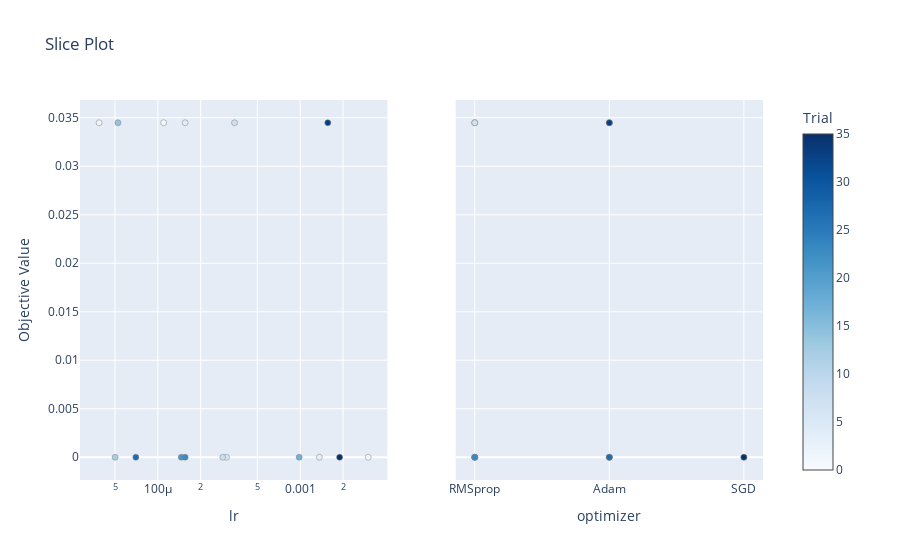

The notebook cell saved with this chart:
### Code cell
optuna.visualization.plot_slice(study)

### Figure 1 — Plotly figure (JSON) as saved in the notebook; plotly's stock layout.template omitted (floating-point values rounded to 4 significant figures)
{"data": [{"marker": {"color": [0, 1, 2, 3, 4, 5, 7, 8, 12, 14, 17, 21, 23, 27, 33, 35], "colorbar": {"title": {"text": "Trial"}, "x": 1, "xpad": 40}, "colorscale": [[0, "rgb(247,251,255)"], [0.125, "rgb(222,235,247)"], [0.25, "rgb(198,219,239)"], [0.375, "rgb(158,202,225)"], [0.5, "rgb(107,174,214)"], [0.625, "rgb(66,146,198)"], [0.75, "rgb(33,113,181)"], [0.875, "rgb(8,81,156)"], [1, "rgb(8,48,107)"]], "line": {"color": "Grey", "width": 0.5}, "showscale": true}, "mode": "markers", "showlegend": false, "type": "scatter", "x": [0.0001098, 0.003006, 3.867e-05, 0.001363, 0.0001556, 0.0003036, 0.0003456, 0.000286, 5.009e-05, 5.244e-05, 0.0009838, 0.0001461, 0.0001555, 7.004e-05, 0.001563, 0.001892], "xaxis": "x", "y": [0.03448, 0, 0.03448, 0, 0.03448, 0, 0.03448, 0, 0, 0.03448, 0, 0, 0, 0, 0.03448, 0], "yaxis": "y"}, {"marker": {"color": [0, 1, 2, 3, 4, 5, 7, 8, 12, 14, 17, 21, 23, 27, 33, 35], "colorbar": {"title": {"text": "Trial"}, "x": 1, "xpad": 40}, "colorscale": [[0, "rgb(247,251,255)"], [0.125, "rgb(222,235,247)"], [0.25, "rgb(198,219,239)"], [0.375, "rgb(158,202,225)"], [0.5, "rgb(107,174,214)"], [0.625, "rgb(66,146,198)"], [0.75, "rgb(33,113,181)"], [0.875, "rgb(8,81,156)"], [1, "rgb(8,48,107)"]], "line": {"color": "Grey", "width": 0.5}, "showscale": false}, "mode": "markers", "showlegend": false, "type": "scatter", "x": ["RMSprop", "Adam", "Adam", "SGD", "RMSprop", "Adam", "RMSprop", "RMSprop", "Adam", "Adam", "RMSprop", "RMSprop", "RMSprop", "Adam", "Adam", "SGD"], "xaxis": "x2", "y": [0.03448, 0, 0.03448, 0, 0.03448, 0, 0.03448, 0, 0, 0.03448, 0, 0, 0, 0, 0.03448, 0], "yaxis": "y2"}], "layout": {"title": {"text": "Slice Plot"}, "xaxis": {"anchor": "y", "domain": [0, 0.45], "title": {"text": "lr"}, "type": "log"}, "xaxis2": {"anchor": "y2", "domain": [0.55, 1], "title": {"text": "optimizer"}}, "yaxis": {"anchor": "x", "domain": [0, 1], "title": {"text": "Objective Value"}}, "yaxis2": {"anchor": "x2", "domain": [0, 1], "matches": "y", "showticklabels": false}}}
